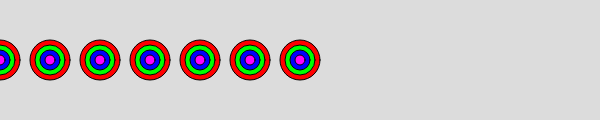
Frame 1 (no input)
Frame 60 (no input): identical to frame 1, image omitted
Frame 120 (the mouse pressed at the canvas centre since frame 60): identical to frame 1, image omitted

The p5.js sketch that drew this single still picture (run headless with seeded random() and noise() and a simulated clock; from frame 60 on, the mouse is pressed at the canvas centre):

// p5.js sketch
// ── sketch.js
var y=60//y location of the row

function setup() {
  createCanvas(600, 120);
}
function draw() {
  background(220);

  //for(initialize;condition;increment)
  for(x=0;x<=width/2;x=x+50){//change the initialized value, the condition, or the increment

  fill(255,0,0);//add a red fill
	ellipse(x,y,40,40); //draw an ellipse at the x-location of the variable x and y2
  fill(0,255,0);//add a green fill
  ellipse(x,y,30,30);
  fill(0,0,255);//add a blue fill
  ellipse(x,y,20,20)
  fill(255,0,255);//add a purple fill
  ellipse(x,y,10,10)
	}
}
